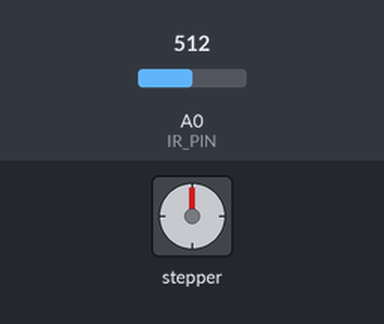
The sketch below on a simulated Arduino Uno, built with avr-gcc and run on an emulated ATmega328P. Shown: stepper motor. Wiring (inferred from the names in the program): stepper motor (2048 steps per turn assumed): coils pin 9, pin 10, pin 11, pin 12. The inputs (shaded band) are chosen by the test bench; at power-on: A0 (IR_PIN) = 512.

Above: at 1.2 s.
1.3 s: A0 (IR_PIN) set to 106
2.8 s: A0 (IR_PIN) set to 94
At 3.26 s:
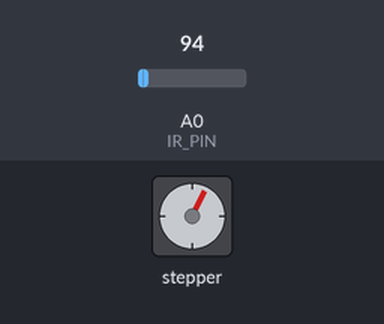
At 3.97 s:
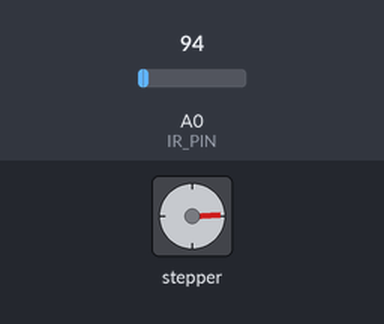
Timing chart, 0 to 33.0 s (numbered marks = the images above; inputs shaded):
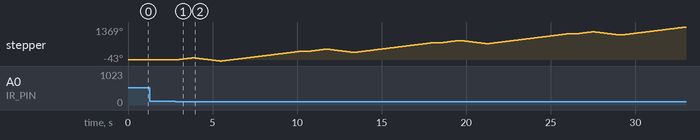

The sketch:

OsaisenToy.ino
```cpp
#define STEPPER_PIN_1 9
#define STEPPER_PIN_2 10
#define STEPPER_PIN_3 11
#define STEPPER_PIN_4 12
#define IR_PIN A0
int sensorOut = 0;
int step_number = 0;

void setup()
{
  pinMode(STEPPER_PIN_1, OUTPUT);
  pinMode(STEPPER_PIN_2, OUTPUT);
  pinMode(STEPPER_PIN_3, OUTPUT);
  pinMode(STEPPER_PIN_4, OUTPUT);
  pinMode(IR_PIN, INPUT);
}

void loop()
{
  sensorOut = analogRead(IR_PIN);
  if (sensorOut < 100)
  {
      Dance();
  }
}

void Dance()
{
  for (int i = 0; i < 500; i++)
  {
    OneStep(true);
  }
  delay(100);
  for (int i = 0; i < 750; i++)
  {
    OneStep(false);
  }
  delay(100);
  for (int i = 0; i < 2300; i++)
  {
    OneStep(true);
  }
  delay(500);
}


void OneStep(bool dir)
{
  if (dir)
  {
    switch (step_number)
    {
      case 0:
        digitalWrite(STEPPER_PIN_1, HIGH);
        digitalWrite(STEPPER_PIN_2, LOW);
        digitalWrite(STEPPER_PIN_3, LOW);
        digitalWrite(STEPPER_PIN_4, LOW);
        break;
      case 1:
        digitalWrite(STEPPER_PIN_1, LOW);
        digitalWrite(STEPPER_PIN_2, HIGH);
        digitalWrite(STEPPER_PIN_3, LOW);
        digitalWrite(STEPPER_PIN_4, LOW);
        break;
      case 2:
        digitalWrite(STEPPER_PIN_1, LOW);
        digitalWrite(STEPPER_PIN_2, LOW);
        digitalWrite(STEPPER_PIN_3, HIGH);
        digitalWrite(STEPPER_PIN_4, LOW);
        break;
      case 3:
        digitalWrite(STEPPER_PIN_1, LOW);
        digitalWrite(STEPPER_PIN_2, LOW);
        digitalWrite(STEPPER_PIN_3, LOW);
        digitalWrite(STEPPER_PIN_4, HIGH);
        break;
    }
  }
  else
  {
    switch (step_number) {
      case 0:
        digitalWrite(STEPPER_PIN_1, LOW);
        digitalWrite(STEPPER_PIN_2, LOW);
        digitalWrite(STEPPER_PIN_3, LOW);
        digitalWrite(STEPPER_PIN_4, HIGH);
        break;
      case 1:
        digitalWrite(STEPPER_PIN_1, LOW);
        digitalWrite(STEPPER_PIN_2, LOW);
        digitalWrite(STEPPER_PIN_3, HIGH);
        digitalWrite(STEPPER_PIN_4, LOW);
        break;
      case 2:
        digitalWrite(STEPPER_PIN_1, LOW);
        digitalWrite(STEPPER_PIN_2, HIGH);
        digitalWrite(STEPPER_PIN_3, LOW);
        digitalWrite(STEPPER_PIN_4, LOW);
        break;
      case 3:
        digitalWrite(STEPPER_PIN_1, HIGH);
        digitalWrite(STEPPER_PIN_2, LOW);
        digitalWrite(STEPPER_PIN_3, LOW);
        digitalWrite(STEPPER_PIN_4, LOW);


    }
  }
  step_number++;
  if (step_number > 3)
  {
    step_number = 0;
  }
  delay(2);

}
```

Measured:
- the behaviour switches between 100 and 99 on A0 (IR_PIN) (found by bisection; images 0 and 1)
- after the input at 1.3 s, every drawn part: stays the same
- after the input at 2.8 s, stepper: turns 87° clockwise in 0.99 s, then 130° counter-clockwise in 1.5 s, then 403° clockwise in 4.6 s, repeating every 7.9 s
